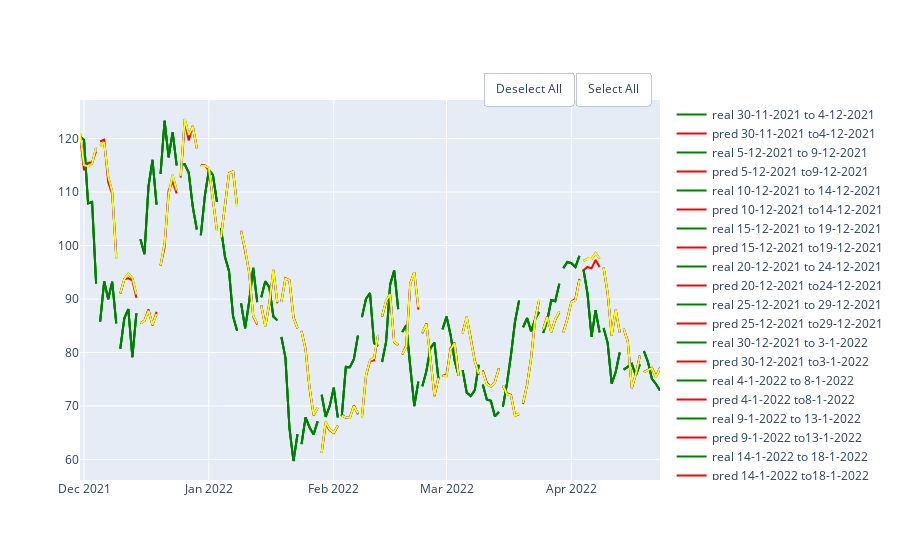

Notebook code cell kept with this figure:
### Code cell
rf_5 = RandomForestRegressor(random_state=10,criterion='mse', max_depth=5)
rf_20 = RandomForestRegressor(random_state=10,criterion='mse', max_depth=20)
rf_50 = RandomForestRegressor(random_state=10,criterion='mse', max_depth=50)
df = pd.DataFrame(columns = ['MAE', 'MSE','RMSE', 'R2'], index = ['5','20', '50'])
show_results(df, df_avax,'close',100,5,rf_5, rf_20,rf_50)
